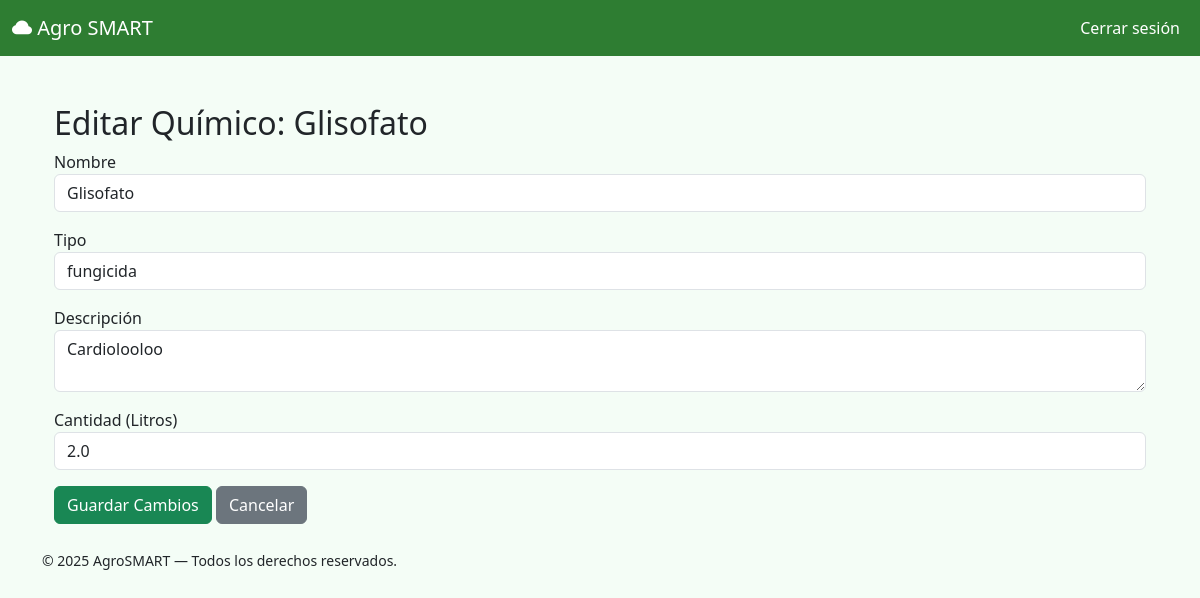
/quimico/1/editar (signed in), run on the app's committed database.
### app/models.py (models this page shows, shortened)
class Quimico(db.Model):
    __tablename__ = 'quimicos'
    id = db.Column(db.Integer, primary_key=True)
    nombre = db.Column(db.String(100), nullable=False)
    tipo = db.Column(db.String(50))
    descripcion = db.Column(db.Text)
    cantidad_litros = db.Column(db.Float)
    fecha_ingreso = db.Column(db.Date)
    bodega_id = db.Column(db.Integer, db.ForeignKey('bodegas.id'), nullable=False)

### app/routes/admin.py (the view, shortened to what this page needs)
@admin_bp.route('/quimico/<int:quimico_id>/editar', methods=['GET', 'POST'])
@login_required
@admin_required
def editar_quimico(quimico_id):
    quimico = Quimico.query.get_or_404(quimico_id)
    return render_template('admin/editar_quimico.html', quimico=quimico)

### app/routes/admin.py (called while the page is built)
def admin_required(f):
    @wraps(f)
    def decorated_function(*args, **kwargs):
        if current_user.role != 'admin':
            flash("Acceso no autorizado", "danger")
            return redirect(url_for('admin.admin_dashboard'))  # o cualquier otro endpoint válido
        return f(*args, **kwargs)
    return decorated_function

### app/templates/admin/editar_quimico.html (shortened to what this page needs)
{% extends "base.html" %}
{% block content %}
<div class="container py-4">
  <h2>Editar Químico: {{ quimico.nombre }}</h2>
  <form method="post">
    <div class="mb-3">
      <label>Nombre</label>
      <input type="text" name="nombre" class="form-control" value="{{ quimico.nombre }}" required>
    </div>
    <div class="mb-3">
      <label>Tipo</label>
      <input type="text" name="tipo" class="form-control" value="{{ quimico.tipo }}">
    </div>
    <div class="mb-3">
      <label>Descripción</label>
      <textarea name="descripcion" class="form-control">{{ quimico.descripcion }}</textarea>
    </div>
    <div class="mb-3">
      <label>Cantidad (Litros)</label>
      <input type="number" name="cantidad_litros" step="0.01" class="form-control" value="{{ quimico.cantidad_litros }}">
    </div>
    <button class="btn btn-success">Guardar Cambios</button>
    <a href="{{ url_for('admin.ver_quimicos', bodega_id=quimico.bodega_id) }}" class="btn btn-secondary">Cancelar</a>
  </form>
</div>
{% endblock %}

### app/templates/base.html (style rules this page uses)
body { background-color: #f4fdf6; }

### data on the page
Quimico: nombre "Glisofato", tipo "fungicida", descripcion "Cardiolooloo", cantidad_litros "2.0"

### other printed values
{{ current_year or "2025" }} "2025"
